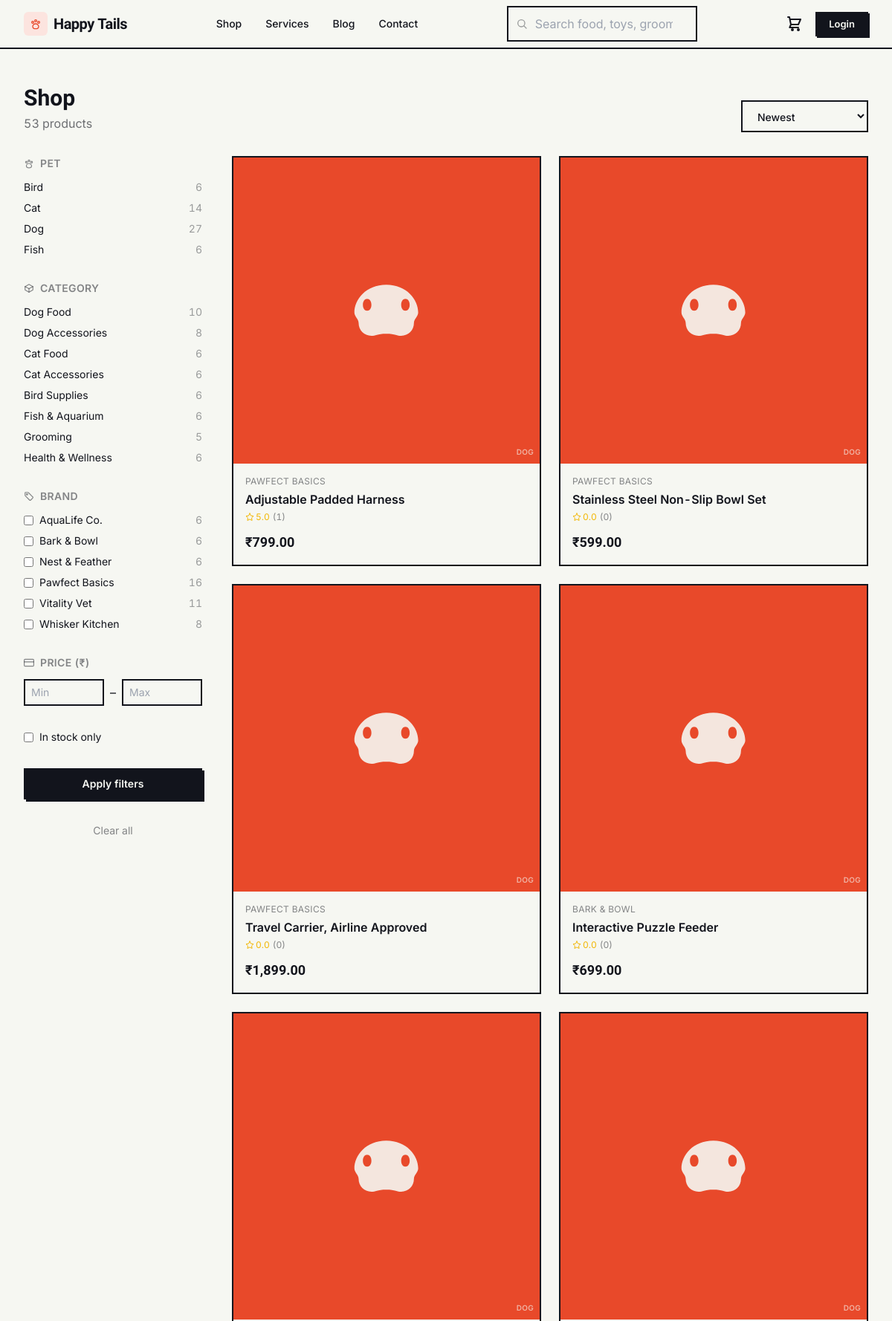
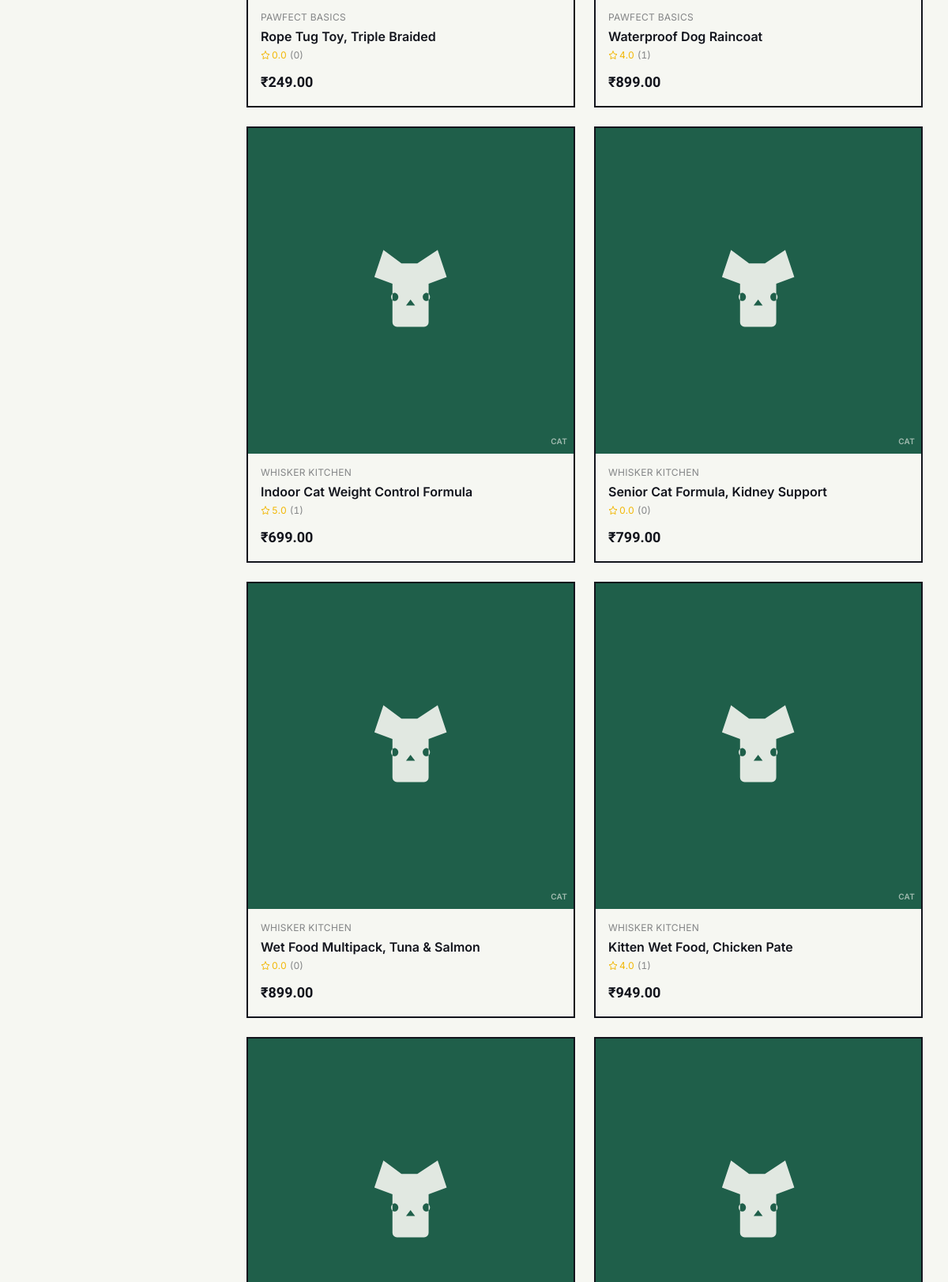
Page /shop (upper part) on the committed database (2 pictures, top to bottom).
### tables this page shows
CREATE TABLE categories (
    id INTEGER PRIMARY KEY AUTOINCREMENT,
    parent_id INT NULL,
    name VARCHAR(150) NOT NULL,
    slug VARCHAR(160) NOT NULL,
    description VARCHAR(500) NULL,
    icon VARCHAR(50) NULL,
    sort_order INT NOT NULL DEFAULT 0,
    is_active INTEGER NOT NULL DEFAULT 1,
    created_at DATETIME NOT NULL,
    updated_at DATETIME NOT NULL,
    CONSTRAINT categories_parent_fk FOREIGN KEY (parent_id) REFERENCES categories(id) ON DELETE CASCADE
    );

CREATE TABLE brands (
    id INTEGER PRIMARY KEY AUTOINCREMENT,
    name VARCHAR(150) NOT NULL,
    slug VARCHAR(160) NOT NULL,
    description VARCHAR(500) NULL,
    logo_path VARCHAR(255) NULL,
    created_at DATETIME NOT NULL,
    updated_at DATETIME NOT NULL
    );

CREATE TABLE products (
    id INTEGER PRIMARY KEY AUTOINCREMENT,
    category_id INT NOT NULL,
    brand_id INT NULL,
    name VARCHAR(200) NOT NULL,
    slug VARCHAR(220) NOT NULL,
    short_description VARCHAR(300) NULL,
    description TEXT NULL,
    pet_type TEXT NOT NULL DEFAULT 'other' CHECK (pet_type IN ('dog','cat','bird','fish','small_pet','other')),
    life_stage TEXT NOT NULL DEFAULT 'all' CHECK (life_stage IN ('puppy_kitten','adult','senior','all')),
    status TEXT NOT NULL DEFAULT 'active' CHECK (status IN ('draft','active','archived')),
    feeding_grams_per_day INT NULL,
    avg_rating DECIMAL(3,2) NOT NULL DEFAULT 0.00,
    review_count INT NOT NULL DEFAULT 0,
    is_featured INTEGER NOT NULL DEFAULT 0,
    meta_title VARCHAR(200) NULL,
    meta_description VARCHAR(300) NULL,
    created_at DATETIME NOT NULL,
    updated_at DATETIME NOT NULL,
    deleted_at DATETIME NULL,
    CONSTRAINT products_category_fk FOREIGN KEY (category_id) REFERENCES categories(id),
    CONSTRAINT products_brand_fk FOREIGN KEY (brand_id) REFERENCES brands(id) ON DELETE SET NULL
    );

### app/Views/site/catalogue/index.php (the view, shortened to what the rows shown need)
<?php
$items = $result['items'];
$total = $result['total'];
?>
<section class="mx-auto max-w-7xl px-4 sm:px-6 lg:px-8 py-12">
  <div class="flex flex-col sm:flex-row sm:items-end sm:justify-between gap-4">
    <div>
      <h1 class="font-display text-3xl font-bold"><?= !empty($filters['q']) ? 'Search results for "' . e($filters['q']) . '"' : 'Shop' ?></h1>
      <p class="mt-1 text-ink/60"><?= $total ?> product<?= $total === 1 ? '' : 's' ?></p>
    </div>
    <form method="GET" action="/shop" class="flex items-center gap-3">
      <select id="sort" name="sort" onchange="this.form.submit()" class="input !w-auto text-sm font-medium">
        <?php foreach ([
          'newest' => 'Newest',
          'price_asc' => 'Price: low to high',
          'price_desc' => 'Price: high to low',
          'rating' => 'Top rated',
        ] as $val => $label): ?>
          <option value="<?= e($val) ?>" <?= ($filters['sort'] ?? 'newest') === $val ? 'selected' : '' ?>><?= e($label) ?></option>
        <?php endforeach; ?>
      </select>
    </form>
  </div>
  <div class="mt-8 grid lg:grid-cols-[240px_1fr] gap-10">
    <aside class="space-y-8">
      <form method="GET" action="/shop" class="space-y-8">
        <div>
          <h2 class="flex items-center gap-2 text-sm font-semibold uppercase tracking-wide text-ink/50"><?= icon('paw', 'h-3.5 w-3.5') ?> Pet</h2>
          <ul class="mt-3 space-y-2 text-sm">
            <?php foreach ($result['facets']['pet_types'] as $pt): ?>
              <li>
                <a href="<?= e(query_with($filters, ['pet' => $filters['pet'] === $pt['pet_type'] ? null : $pt['pet_type'], 'page' => null])) ?>"
                   class="flex justify-between hover:text-leash <?= ($filters['pet'] ?? '') === $pt['pet_type'] ? 'font-semibold text-leash' : '' ?>">
                  <span class="capitalize"><?= e(str_replace('_', ' ', $pt['pet_type'])) ?></span>
                  <span class="text-ink/40"><?= (int) $pt['product_count'] ?></span>
                </a>
              </li>
            <?php endforeach; ?>
          </ul>
        </div>
        <div>
          <h2 class="flex items-center gap-2 text-sm font-semibold uppercase tracking-wide text-ink/50"><?= icon('box', 'h-3.5 w-3.5') ?> Category</h2>
          <ul class="mt-3 space-y-2 text-sm">
            <?php foreach ($result['facets']['categories'] as $cat): ?>
              <li>
                <a href="<?= e(query_with($filters, ['category' => $filters['category'] === $cat['slug'] ? null : $cat['slug'], 'page' => null])) ?>"
                   class="flex justify-between hover:text-leash <?= ($filters['category'] ?? '') === $cat['slug'] ? 'font-semibold text-leash' : '' ?>">
                  <span><?= e($cat['name']) ?></span>
                  <span class="text-ink/40"><?= (int) $cat['product_count'] ?></span>
                </a>
              </li>
            <?php endforeach; ?>
          </ul>
        </div>
        <div>
          <h2 class="flex items-center gap-2 text-sm font-semibold uppercase tracking-wide text-ink/50"><?= icon('tag', 'h-3.5 w-3.5') ?> Brand</h2>
          <ul class="mt-3 space-y-2 text-sm max-h-48 overflow-y-auto">
            <?php foreach ($result['facets']['brands'] as $brand): ?>
              <li class="flex items-center gap-2">
                <input type="checkbox" id="brand-<?= (int) $brand['id'] ?>" name="brand[]" value="<?= e($brand['slug']) ?>"
                       <?= in_array($brand['slug'], (array) ($filters['brand'] ?? []), true) ? 'checked' : '' ?>
                       class="border-2 border-ink">
                <label for="brand-<?= (int) $brand['id'] ?>" class="flex-1 flex justify-between">
                  <span><?= e($brand['name']) ?></span>
                  <span class="text-ink/40"><?= (int) $brand['product_count'] ?></span>
                </label>
              </li>
            <?php endforeach; ?>
          </ul>
        </div>
        <div>
          <h2 class="flex items-center gap-2 text-sm font-semibold uppercase tracking-wide text-ink/50"><?= icon('credit-card', 'h-3.5 w-3.5') ?> Price (₹)</h2>
          <div class="mt-3 flex items-center gap-2">
            <input type="number" name="price_min" placeholder="Min" value="<?= e($filters['price_min'] ?? '') ?>" class="input !w-full px-2 py-1.5 text-sm">
            <span>–</span>
            <input type="number" name="price_max" placeholder="Max" value="<?= e($filters['price_max'] ?? '') ?>" class="input !w-full px-2 py-1.5 text-sm">
          </div>
        </div>
        <div>
          <label class="flex items-center gap-2 text-sm">
            <input type="checkbox" name="in_stock" value="1" <?= !empty($filters['in_stock']) ? 'checked' : '' ?> class="border-2 border-ink">
            In stock only
          </label>
        </div>
        <button type="submit" class="btn btn-primary w-full">Apply filters</button>
        <a href="/shop" class="block text-center text-sm text-ink/50 hover:text-leash">Clear all</a>
      </form>
    </aside>
    <div>
      <?php if ($items === []): ?>
        <div class="card-tag p-10 text-center">
          <span class="icon-chip icon-chip-leash mx-auto"><?= icon('search', 'h-5 w-5') ?></span>
          <p class="font-display text-xl font-semibold mt-4">No products match those filters.</p>
          <p class="mt-2 text-ink/60">Try clearing a filter or searching a different term.</p>
          <a href="/shop" class="btn btn-primary mt-6">Clear filters</a>
        </div>
      <?php else: ?>
        <div class="grid sm:grid-cols-2 xl:grid-cols-3 gap-6">
          <?php foreach ($items as $i => $product): ?>
            <a href="/shop/<?= e($product['slug']) ?>" class="card-tag card-tag--pop rise-in group flex flex-col" style="animation-delay:<?= ($i % 6) * 60 ?>ms">
              <?php \App\Core\View::include('components/product-image', ['product' => $product]); ?>
              <div class="p-4 flex-1 flex flex-col">
                <?php if ($product['brand_name']): ?>
                  <p class="text-xs uppercase tracking-wide text-ink/50"><?= e($product['brand_name']) ?></p>
                <?php endif; ?>
                <h3 class="font-semibold mt-1 group-hover:text-leash transition-colors duration-150"><?= e($product['name']) ?></h3>
                <div class="mt-1 flex items-center gap-1 text-xs text-ink/50">
                  <span class="flex items-center gap-0.5 text-tennis" aria-hidden="true"><?= icon('star', 'h-3 w-3') ?> <?= number_format((float) $product['avg_rating'], 1) ?></span>
                  <span>(<?= (int) $product['review_count'] ?>)</span>
                </div>
                <div class="mt-auto pt-3 flex items-baseline gap-2">
                  <span class="font-display text-lg font-bold"><?= money((int) $product['min_price_paise']) ?></span>
                </div>
              </div>
            </a>
          <?php endforeach; ?>
        </div>
      <?php endif; ?>
    </div>
  </div>
</section>

### app/Core/Router.php (shortened to what the rows shown need)
<?php
final class Router
{
    private array $routes = [
        'GET' => [], 'POST' => [], 'PUT' => [], 'PATCH' => [], 'DELETE' => [],
    ];
    private string $groupPrefix = '';
    private array $groupMiddleware = [];
    public function group(array $attrs, callable $callback): void
    {
        $previousPrefix = $this->groupPrefix;
        $previousMiddleware = $this->groupMiddleware;
        $this->groupPrefix = $previousPrefix . ($attrs['prefix'] ?? '');
        $this->groupMiddleware = [...$previousMiddleware, ...($attrs['middleware'] ?? [])];
        $this->groupPrefix = $previousPrefix;
        $this->groupMiddleware = $previousMiddleware;
    }
    private function add(string $method, string $uri, mixed $handler, array $middleware): void
    {
        $uri = $this->groupPrefix . $uri;
        $uri = '/' . trim($uri, '/');
        $paramNames = [];
        $pattern = preg_replace_callback('#\{([a-zA-Z_][a-zA-Z0-9_]*)\}#', static function (array $m) use (&$paramNames) {
            $paramNames[] = $m[1];
            return '([^/]+)';
        }, $uri);
        $this->routes[$method][] = [
            'uri' => $uri,
            'pattern' => '#^' . $pattern . '$#',
            'handler' => $handler,
            'middleware' => [...$this->groupMiddleware, ...$middleware],
            'params' => $paramNames,
        ];
    }
    public function dispatch(Request $request): void
    {
        $method = $request->method();
        $path = $request->path();
        foreach ($this->routes[$method] ?? [] as $route) {
            if (preg_match($route['pattern'], $path, $matches)) {
                array_shift($matches);
                $params = array_combine($route['params'], $matches);
                $pipeline = array_reduce(
                    array_reverse($route['middleware']),
                    fn (callable $next, string $spec) => fn () => $this->resolveMiddleware($spec)->handle($request, $next),
                    fn () => $this->callHandler($route['handler'], $request, $params),
                );
                $pipeline();
                return;
            }
        }
    }
    private function resolveMiddleware(string $spec): object
    {
        $args = [];
        return new $class(...$args);
    }
    private function callHandler(mixed $handler, Request $request, array $params): mixed
    {
        if (is_array($handler)) {
            [$class, $method] = $handler;
            $controller = new $class();
            return $controller->{$method}($request, ...array_values($params));
        }
        throw new \RuntimeException('Invalid route handler');
    }
}

### app/Core/helpers.php (shortened to what the rows shown need)
<?php
function env(string $key, mixed $default = null): mixed
{
    $value = $_ENV[$key] ?? $_SERVER[$key] ?? getenv($key);
    if ($value === false || $value === null) {
        return $default;
    }
    return match (strtolower((string) $value)) {
        'true', '(true)' => true,
        'false', '(false)' => false,
        'null', '(null)' => null,
        'empty', '(empty)' => '',
        default => $value,
    };
}
function config(string $key, mixed $default = null): mixed
{
    static $config = null;
    if ($config === null) {
        $config = require dirname(__DIR__, 2) . '/config/config.php';
    }
    $segments = explode('.', $key);
    $value = $config;
    foreach ($segments as $segment) {
        $value = $value[$segment];
    }
    return $value;
}
function base_path(string $path = ''): string
{
    return dirname(__DIR__, 2) . ($path !== '' ? '/' . ltrim($path, '/') : '');
}
function storage_path(string $path = ''): string
{
    return base_path('storage' . ($path !== '' ? '/' . ltrim($path, '/') : ''));
}
function e(mixed $value): string
{
    return htmlspecialchars((string) $value, ENT_QUOTES | ENT_SUBSTITUTE, 'UTF-8');
}
function icon(string $name, string $class = 'h-5 w-5'): string
{
    $inner = $icons[$name] ?? $icons['tag'];
    return sprintf(
        '<svg class="%s" viewBox="0 0 24 24" fill="none" stroke="currentColor" stroke-width="2" stroke-linecap="round" stroke-linejoin="round" aria-hidden="true">%s</svg>',
        e($class),
        $inner
    );
}

### app/Views/components/product-image.php
<?php
$class ??= 'aspect-square';
$palette = [
    'dog' => ['bg' => 'bg-leash', 'text' => 'text-paper'],
    'cat' => ['bg' => 'bg-fern', 'text' => 'text-paper'],
    'bird' => ['bg' => 'bg-tennis', 'text' => 'text-ink'],
    'fish' => ['bg' => 'bg-ink', 'text' => 'text-paper'],
    'small_pet' => ['bg' => 'bg-mist', 'text' => 'text-ink'],
    'other' => ['bg' => 'bg-mist', 'text' => 'text-ink'],
];
$tone = $palette[$product['pet_type']] ?? $palette['other'];
$icons = [
    'dog' => 'M4.5 12.5c0-3 2.7-6.5 7.5-6.5s7.5 3.5 7.5 6.5c0 1-1 1.5-1 2.5 0 1.7-1.3 3-3 3-1 0-1.3-.5-3.5-.5s-2.5.5-3.5.5c-1.7 0-3-1.3-3-3 0-1-1-1.5-1-2.5Zm3-3.2c-.6 0-1 .6-1 1.4s.4 1.4 1 1.4 1-.6 1-1.4-.4-1.4-1-1.4Zm9 0c-.6 0-1 .6-1 1.4s.4 1.4 1 1.4 1-.6 1-1.4-.4-1.4-1-1.4Z',
    'cat' => 'M6 3 4 9l4 1.5V19a1 1 0 0 0 1 1h6a1 1 0 0 0 1-1v-8.5L20 9l-2-6-4.5 3h-3.5L6 3Zm2.5 9.5c.4 0 .8.4.8.9s-.4.9-.8.9-.8-.4-.8-.9.4-.9.8-.9Zm7 0c.4 0 .8.4.8.9s-.4.9-.8.9-.8-.4-.8-.9.4-.9.8-.9ZM12 14l1 1.3H11L12 14Z',
    'bird' => 'M4 13c0-4 3.5-7.5 8-7.5.6-1 1.7-1.7 3-1.7 0 1-.4 1.8-1 2.4 2.3 1.1 3.8 3.4 3.8 6 0 .5-.4.8-.8.8-.5 0-1.3-.3-1.7-.6L14 14l-2.5 1.3L9 14l-1.5 2H6l1-2.3C5 13.2 4 13 4 13Zm3.5 6c1-.3 2-1 2.7-2 .6.5 1.4.8 2.3.8 2.8 0 5-2 5.8-4.6.6.4 1.2 1 1.2 1.8 0 2.8-3.5 6-8 6-1.6 0-3-.4-4-.7Z',
    'fish' => 'M3 12c3-3.5 7-5.5 11-4.5 2 .5 3.5 2 4.5 3-1 1-2.5 2.5-4.5 3-4 1-8-1-11-4.5Zm14.5-1.5 3-2.5-.5 3 .5 3-3-2.5ZM8 11c.4 0 .8.4.8.9s-.4.9-.8.9-.8-.4-.8-.9.4-.9.8-.9Z',
    'small_pet' => 'M7 10c0-2.5 2-4.5 5-4.5s5 2 5 4.5c0 1-1.5 1.5-1.5 3v2c0 2-1.5 3.5-3.5 3.5s-3.5-1.5-3.5-3.5v-2c0-1.5-1.5-2-1.5-3Zm2-2c-.4 0-.7.5-.7 1.2S8.6 10.4 9 10.4s.7-.5.7-1.2S9.4 8 9 8Zm6 0c-.4 0-.7.5-.7 1.2s.3 1.2.7 1.2.7-.5.7-1.2S15.4 8 15 8Z',
    'other' => 'M12 4 4 8v8l8 4 8-4V8L12 4Zm0 2.2 5.8 2.9L12 12l-5.8-2.9L12 6.2Z',
];
$icon = $icons[$product['pet_type']] ?? $icons['other'];
?>
<div class="<?= e($class) ?> <?= e($tone['bg']) ?> <?= e($tone['text']) ?> flex items-center justify-center relative overflow-hidden">
  <svg viewBox="0 0 24 24" fill="currentColor" class="w-1/3 h-1/3 opacity-90" aria-hidden="true"><path d="<?= $icon ?>"/></svg>
  <span class="absolute bottom-2 right-2 text-[10px] font-semibold uppercase tracking-wide opacity-60"><?= e($product['pet_type']) ?></span>
</div>

### rows in the picture
categories: name "Dog Food", product_count "10"
categories: name "Dog Accessories", product_count "8"
categories: name "Cat Food", product_count "6"
categories: name "Cat Accessories", product_count "6"
categories: name "Bird Supplies", product_count "6"
categories: name "Fish & Aquarium", product_count "6"
categories: name "Grooming", product_count "5"
categories: name "Health & Wellness", product_count "6"
brands: name "AquaLife Co.", product_count "6"
brands: name "Bark & Bowl", product_count "6"
brands: name "Nest & Feather", product_count "6"
brands: name "Pawfect Basics", product_count "16"
brands: name "Vitality Vet", product_count "11"
brands: name "Whisker Kitchen", product_count "8"
products: pet_type "DOG", brand_name "PAWFECT BASICS", name "Adjustable Padded Harness", avg_rating "5.0", review_count "1", min_price_paise "₹799.00"
products: pet_type "DOG", brand_name "PAWFECT BASICS", name "Stainless Steel Non-Slip Bowl Set", avg_rating "0.0", review_count "0", min_price_paise "₹599.00"
products: pet_type "DOG", brand_name "PAWFECT BASICS", name "Travel Carrier, Airline Approved", avg_rating "0.0", review_count "0", min_price_paise "₹1,899.00"
products: pet_type "DOG", brand_name "BARK & BOWL", name "Interactive Puzzle Feeder", avg_rating "0.0", review_count "0", min_price_paise "₹699.00"
products: pet_type "DOG", brand_name "PAWFECT BASICS", name "Rope Tug Toy, Triple Braided", avg_rating "0.0", review_count "0", min_price_paise "₹249.00"
products: pet_type "DOG", brand_name "PAWFECT BASICS", name "Waterproof Dog Raincoat", avg_rating "4.0", review_count "1", min_price_paise "₹899.00"
products: pet_type "CAT", brand_name "WHISKER KITCHEN", name "Indoor Cat Weight Control Formula", avg_rating "5.0", review_count "1", min_price_paise "₹699.00"
products: pet_type "CAT", brand_name "WHISKER KITCHEN", name "Senior Cat Formula, Kidney Support", avg_rating "0.0", review_count "0", min_price_paise "₹799.00"
products: pet_type "CAT", brand_name "WHISKER KITCHEN", name "Wet Food Multipack, Tuna & Salmon", avg_rating "0.0", review_count "0", min_price_paise "₹899.00"
products: pet_type "CAT", brand_name "WHISKER KITCHEN", name "Kitten Wet Food, Chicken Pate", avg_rating "4.0", review_count "1", min_price_paise "₹949.00"

### other values in the picture
$total "53"
str_replace('_', ' ', $pt['pet_type']) "Bird"
$pt['product_count'] "6"
str_replace('_', ' ', $pt['pet_type']) "Cat"
$pt['product_count'] "14"
str_replace('_', ' ', $pt['pet_type']) "Dog"
$pt['product_count'] "27"
str_replace('_', ' ', $pt['pet_type']) "Fish"
form field sort "Newest"
